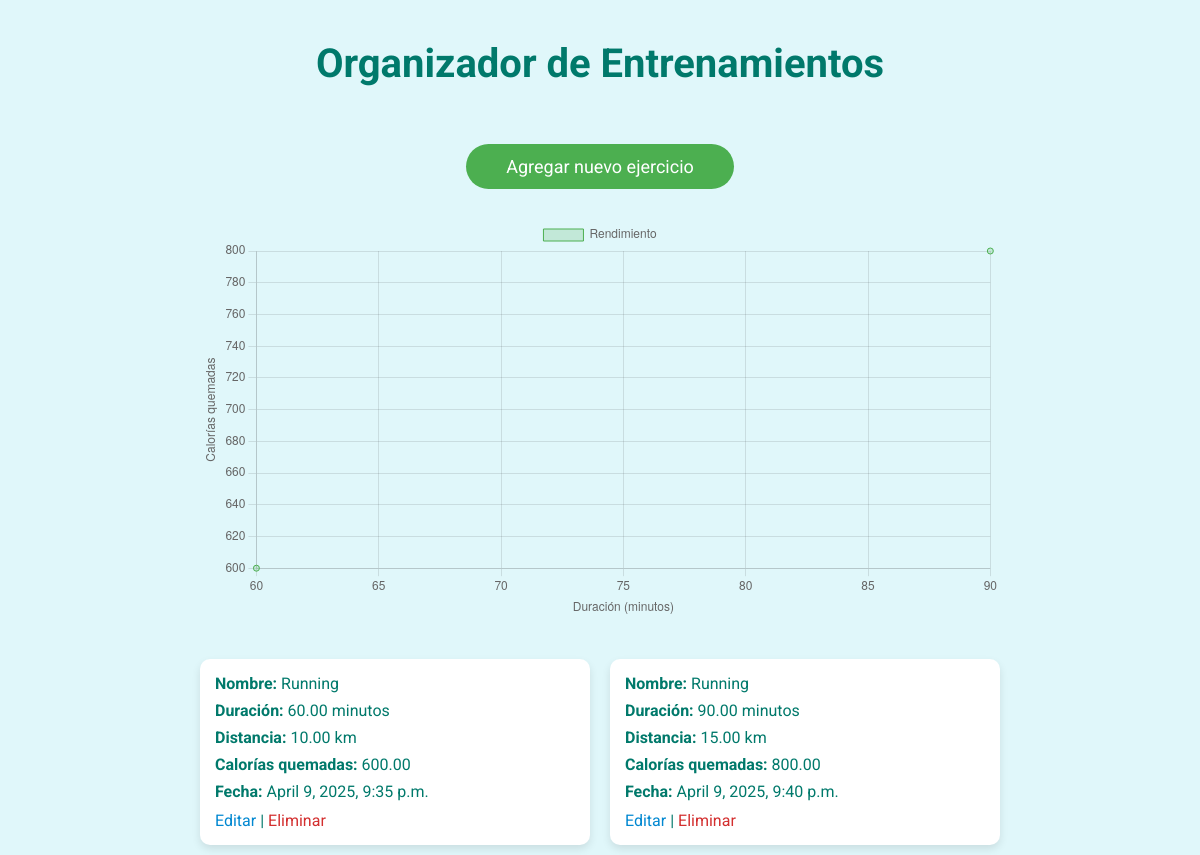
Before: / with the older database file.
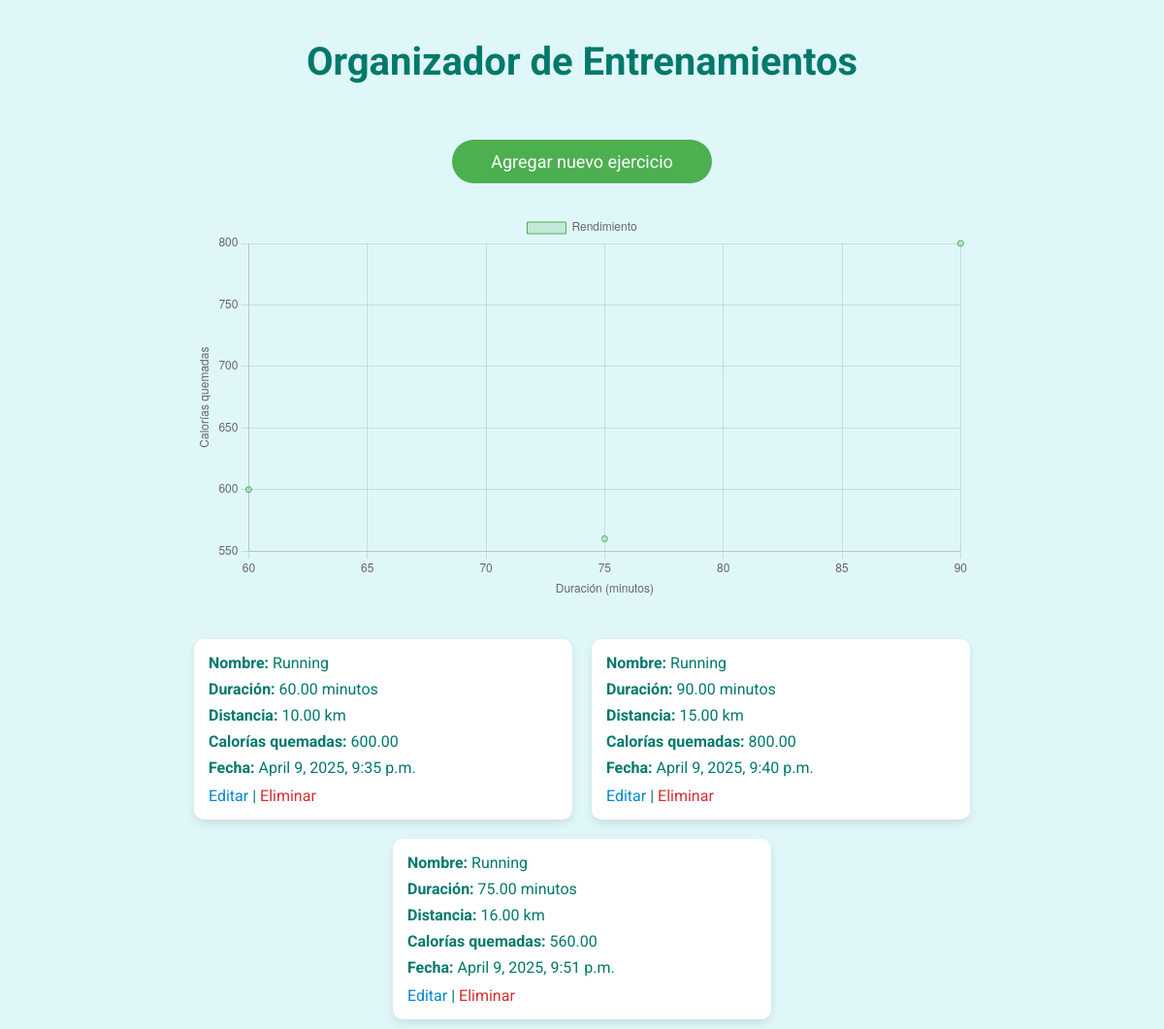
After: the same page with the newer database file.
### exercise_tracker/models.py (models this page shows, shortened)
class Exercise(models.Model):
    name = models.CharField(max_length=100)  # Ejemplo: Correr, Sentadillas, etc.
    duration = models.DecimalField(max_digits=5, decimal_places=2)  # Duración en minutos
    distance = models.DecimalField(max_digits=6, decimal_places=2, null=True, blank=True)  # Distancia en km
    calories_burned = models.DecimalField(max_digits=6, decimal_places=2)  # Calorías quemadas
    date = models.DateTimeField(auto_now_add=True)  # Fecha y hora en la que se registró el ejercicio

### exercise_tracker/views.py (the view)
# urls.py: 2. Add a URL to urlpatterns:  path('', views.home, name='home')
def home(request):
    exercises = Exercise.objects.all()  # Obtener todos los ejercicios registrados
    if exercises:
        dates = [exercise.date for exercise in exercises]
        distances = [exercise.distance for exercise in exercises]
        durations = [exercise.duration for exercise in exercises]
        calories = [exercise.calories_burned for exercise in exercises]
        avg_distance = np.mean(distances) if distances else 0
        avg_duration = np.mean(durations) if durations else 0
        avg_calories = np.mean(calories) if calories else 0
        fig, ax = plt.subplots()
        ax.plot(dates, distances, label="Distancia (km)", color='blue', marker='o')
        ax.plot(dates, durations, label="Duración (min)", color='green', marker='o')
        ax.set_xlabel('Fecha')
        ax.set_ylabel('Valor')
        ax.set_title('Rendimiento de Ejercicios: Distancia vs Duración')
        ax.legend()
        buf = io.BytesIO()
        plt.savefig(buf, format='png')
        buf.seek(0)
        image_base64 = base64.b64encode(buf.getvalue()).decode('utf-8')
        buf.close()
        context = {
            'exercises': exercises,
            'avg_distance': avg_distance,
            'avg_duration': avg_duration,
            'avg_calories': avg_calories,
            'chart': image_base64,  # Imagen en base64 para mostrar en el template
        }
        return render(request, 'exercise_tracker/home.html', context)
    return render(request, 'exercise_tracker/home.html', {'exercises': exercises})

### exercise_tracker/templates/exercise_tracker/home.html (shortened to what this page needs)
<!DOCTYPE html>
<html lang="es">
<head>
</head>
<body>
    <h1>Organizador de Entrenamientos</h1>
    <a href="{% url 'add_exercise' %}" class="add-button">Agregar nuevo ejercicio</a>
    <div class="chart-container">
        <canvas id="performanceChart"></canvas>
    </div>
    <ul>
        {% for exercise in exercises %}
            <li>
                <span><strong>Nombre:</strong> {{ exercise.name }}</span>
                <span><strong>Duración:</strong> {{ exercise.duration }} minutos</span>
                <span><strong>Distancia:</strong> {{ exercise.distance }} km</span>
                <span><strong>Calorías quemadas:</strong> {{ exercise.calories_burned }}</span>
                <span><strong>Fecha:</strong> {{ exercise.date }}</span>
                <div style="margin-top: 10px;">
                    <a href="{% url 'edit_exercise' exercise.pk %}" style="color: #0288d1; text-decoration: none;">Editar</a> |
                    <a href="{% url 'delete_exercise' exercise.pk %}" style="color: #d32f2f; text-decoration: none;">Eliminar</a>
                </div>
            </li>
        {% empty %}
            <li>No hay ejercicios registrados.</li>
        {% endfor %}
    </ul>
    <script>
        // Asegúrate de que los datos están disponibles para el gráfico
        const performanceData = {
            datasets: [{
                label: 'Rendimiento',
                data: [
                    {% for exercise in exercises %}
                        {x: {{ exercise.duration }}, y: {{ exercise.calories_burned }}},
                    {% endfor %}
                ],
                backgroundColor: 'rgba(76, 175, 80, 0.2)',  // Color verde suave
                borderColor: 'rgba(76, 175, 80, 1)',  // Color verde oscuro
                borderWidth: 1
            }]
        };
        const ctx = document.getElementById('performanceChart').getContext('2d');
        // Crear gráfico de dispersión (scatter plot) para rendimiento
        new Chart(ctx, {
            type: 'scatter',  // Tipo de gráfico de dispersión
            data: performanceData,
            options: {
                scales: {
                    x: {
                        title: {
                            display: true,
                            text: 'Duración (minutos)'
                        }
                    },
                    y: {
                        title: {
                            display: true,
                            text: 'Calorías quemadas'
                        }
                    }
                }
            }
        });
    </script>
</body>
</html>

Changed rows visible on the page:
added Exercise: name "Running", duration "75.00", distance "16.00", calories_burned "560.00", date "April 9, 2025, 9:51 p.m."
Other visible differences:
chart data {{ exercise.duration }}: 60.00, 90.00 → 60.00, 90.00, 75.00
chart data {{ exercise.calories_burned }}: 600.00, 800.00 → 600.00, 800.00, 560.00
